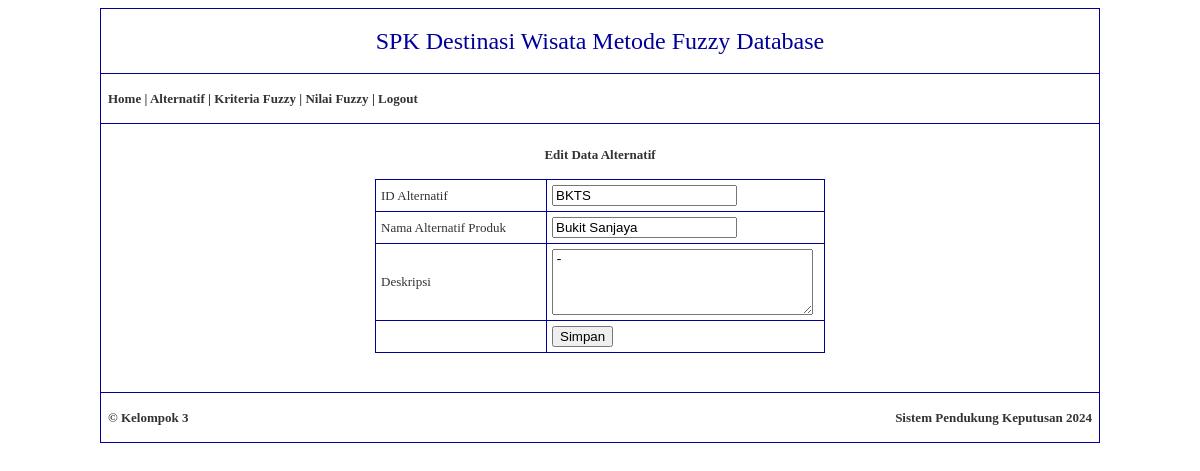
Screenshot of /edit-alternatif.php?id_alternatif=BKTS (signed in) with the database file from the repository.
### tables this page shows
CREATE TABLE `alternatif` (
  `id_alternatif` varchar(50) NOT NULL,
  `nama_alternatif` varchar(200) DEFAULT NULL,
  `deskripsi` text DEFAULT NULL
);

### edit-alternatif.php (the view, shortened to what this page needs)
<?php
	include("koneksi.php");
?>
<!DOCTYPE html PUBLIC "-//W3C//DTD XHTML 1.0 Transitional//EN" "http://www.w3.org/TR/xhtml1/DTD/xhtml1-transitional.dtd">
<html xmlns="http://www.w3.org/1999/xhtml">
<head>
</head>
<body>
<table width="1000" border="0" align="center" cellpadding="7" cellspacing="1" bgcolor="#000099">
  <tr>
    <td height="50" bgcolor="#FFFFFF" align="center"><span class="style1">SPK Destinasi Wisata Metode Fuzzy Database</span></td>
  </tr>
  <tr>
    <td height="35" bgcolor="#FFFFFF"><span class="style2"><a href="admin.php">Home</a> | <a href="alternatif.php">Alternatif</a> | <a href="kriteria-fuzzy.php">Kriteria Fuzzy</a> | <a href="nilai-fuzzy.php">Nilai Fuzzy</a> | <a href="logout.php">Logout</a></span></td>
  </tr>
  <tr>
    <td align="center" valign="top" bgcolor="#FFFFFF"><br />
      <strong>Edit Data Alternatif</strong><br />
      <br />
      <?php
			$queryalternatif = mysqli_query($db, "SELECT * FROM alternatif WHERE id_alternatif = '$_GET[id_alternatif]'");
			$dataalternatif = mysqli_fetch_array($queryalternatif);
		?>
      <form id="form1" name="form1" method="post" action="">
        <table width="450" border="0" cellpadding="5" cellspacing="1" bgcolor="#000099">
          <tr>
            <td bgcolor="#FFFFFF">ID Alternatif</td>
            <td bgcolor="#FFFFFF"><input type="text" name="id_alternatif" id="id_alternatif" readonly value="<?php echo $dataalternatif['id_alternatif']; ?>" /></td>
          </tr>
          <tr>
            <td width="160" bgcolor="#FFFFFF">Nama Alternatif Produk</td>
            <td width="267" bgcolor="#FFFFFF"><input type="text" name="nama_alternatif" id="nama_alternatif" value="<?php echo $dataalternatif['nama_alternatif']; ?>" /></td>
          </tr>
          <tr>
            <td bgcolor="#FFFFFF">Deskripsi</td>
            <td bgcolor="#FFFFFF"><textarea name="deskripsi" cols="30" rows="4" id="deskripsi"><?php echo $dataalternatif['deskripsi']; ?></textarea></td>
          </tr>
          <tr>
            <td bgcolor="#FFFFFF">&nbsp;</td>
            <td bgcolor="#FFFFFF"><input type="submit" name="button" id="button" value="Simpan" /></td>
          </tr>
        </table>
      </form>
      <br />
    <br /></td>
  </tr>
  <tr>
    <td bgcolor="#FFFFFF"><table width="100%" border="0" cellspacing="0" cellpadding="0">
      <tr>
        <td width="47%" height="35" align="left"><strong>&copy; Kelompok 3</strong></td>
        <td width="53%" height="35" align="right"><strong> Sistem Pendukung Keputusan 2024</td>
        </tr>
    </table></td>
  </tr>
</table>
</body>
</html>

### edit-alternatif.php (style rules this page uses)
.style1 { color: #000099; font-size: 24px; }
a:link { text-decoration: none; color: #333333; }
.style2 { font-weight: bold }

### rows the page displays
alternatif: id_alternatif "BKTS", nama_alternatif "Bukit Sanjaya", deskripsi "-"
